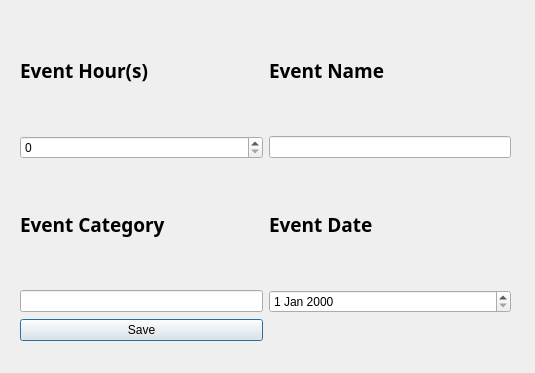
<?xml version="1.0" encoding="UTF-8"?>
<ui version="4.0">
 <class>EventEdit</class>
 <widget class="QDialog" name="EventEdit">
  <property name="geometry">
   <rect>
    <x>0</x>
    <y>0</y>
    <width>535</width>
    <height>373</height>
   </rect>
  </property>
  <property name="windowTitle">
   <string>Dialog</string>
  </property>
  <widget class="QWidget" name="">
   <property name="geometry">
    <rect>
     <x>20</x>
     <y>10</y>
     <width>491</width>
     <height>331</height>
    </rect>
   </property>
   <layout class="QGridLayout" name="gridLayout">
    <item row="0" column="0">
     <widget class="QLabel" name="hourLabel">
      <property name="font">
       <font>
        <family>Segoe UI Semibold</family>
        <pointsize>14</pointsize>
        <weight>75</weight>
        <bold>true</bold>
       </font>
      </property>
      <property name="text">
       <string>Event Hour(s)</string>
      </property>
     </widget>
    </item>
    <item row="0" column="1">
     <widget class="QLabel" name="nameLabel">
      <property name="font">
       <font>
        <family>Segoe UI Semibold</family>
        <pointsize>14</pointsize>
        <weight>75</weight>
        <bold>true</bold>
       </font>
      </property>
      <property name="text">
       <string>Event Name</string>
      </property>
     </widget>
    </item>
    <item row="1" column="0">
     <widget class="QSpinBox" name="hourSpin"/>
    </item>
    <item row="1" column="1">
     <widget class="QLineEdit" name="nameInput"/>
    </item>
    <item row="2" column="0">
     <widget class="QLabel" name="categoryLabel">
      <property name="font">
       <font>
        <family>Segoe UI Semibold</family>
        <pointsize>14</pointsize>
        <weight>75</weight>
        <bold>true</bold>
       </font>
      </property>
      <property name="text">
       <string>Event Category</string>
      </property>
     </widget>
    </item>
    <item row="2" column="1">
     <widget class="QLabel" name="dateLabel">
      <property name="font">
       <font>
        <family>Segoe UI Semibold</family>
        <pointsize>14</pointsize>
        <weight>75</weight>
        <bold>true</bold>
       </font>
      </property>
      <property name="text">
       <string>Event Date</string>
      </property>
     </widget>
    </item>
    <item row="3" column="0">
     <widget class="QLineEdit" name="categoryInput">
      <property name="text">
       <string/>
      </property>
     </widget>
    </item>
    <item row="3" column="1">
     <widget class="QDateEdit" name="dateEdit"/>
    </item>
    <item row="4" column="0">
     <widget class="QPushButton" name="submitButton">
      <property name="text">
       <string>Save</string>
      </property>
     </widget>
    </item>
   </layout>
  </widget>
 </widget>
 <resources/>
 <connections/>
</ui>
